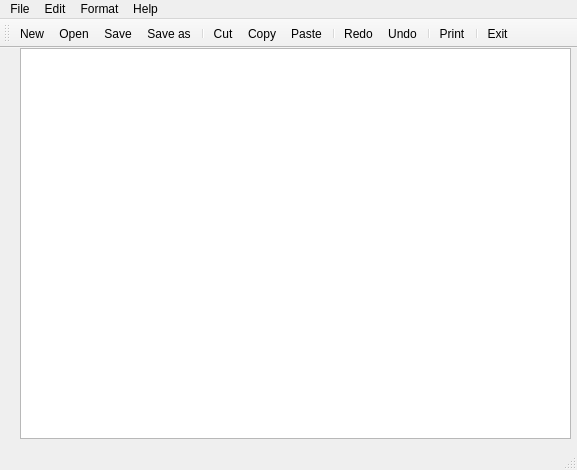
<?xml version="1.0" encoding="UTF-8"?>
<ui version="4.0">
 <class>Notepad</class>
 <widget class="QMainWindow" name="Notepad">
  <property name="geometry">
   <rect>
    <x>0</x>
    <y>0</y>
    <width>577</width>
    <height>470</height>
   </rect>
  </property>
  <property name="windowTitle">
   <string>Notepad</string>
  </property>
  <property name="windowIcon">
   <iconset resource="resouce.qrc">
    <normaloff>:/resouce/rec/notepad.jpg</normaloff>:/resouce/rec/notepad.jpg</iconset>
  </property>
  <widget class="QWidget" name="centralWidget">
   <widget class="QTextEdit" name="textEdit">
    <property name="geometry">
     <rect>
      <x>20</x>
      <y>0</y>
      <width>551</width>
      <height>391</height>
     </rect>
    </property>
    <property name="html">
     <string>&lt;!DOCTYPE HTML PUBLIC &quot;-//W3C//DTD HTML 4.0//EN&quot; &quot;http://www.w3.org/TR/REC-html40/strict.dtd&quot;&gt;
&lt;html&gt;&lt;head&gt;&lt;meta name=&quot;qrichtext&quot; content=&quot;1&quot; /&gt;&lt;style type=&quot;text/css&quot;&gt;
p, li { white-space: pre-wrap; }
&lt;/style&gt;&lt;/head&gt;&lt;body style=&quot; font-family:'MS Shell Dlg 2'; font-size:8.25pt; font-weight:400; font-style:normal;&quot;&gt;
&lt;p style=&quot;-qt-paragraph-type:empty; margin-top:0px; margin-bottom:0px; margin-left:0px; margin-right:0px; -qt-block-indent:0; text-indent:0px;&quot;&gt;&lt;br /&gt;&lt;/p&gt;&lt;/body&gt;&lt;/html&gt;</string>
    </property>
   </widget>
  </widget>
  <widget class="QMenuBar" name="menuBar">
   <property name="geometry">
    <rect>
     <x>0</x>
     <y>0</y>
     <width>577</width>
     <height>21</height>
    </rect>
   </property>
   <widget class="QMenu" name="menuFile">
    <property name="title">
     <string>File</string>
    </property>
    <addaction name="actionNew"/>
    <addaction name="actionOpen"/>
    <addaction name="separator"/>
    <addaction name="separator"/>
    <addaction name="actionSave"/>
    <addaction name="actionSave_as"/>
    <addaction name="actionPrint"/>
    <addaction name="separator"/>
    <addaction name="separator"/>
    <addaction name="actionExit"/>
   </widget>
   <widget class="QMenu" name="menuEdit">
    <property name="title">
     <string>Edit</string>
    </property>
    <addaction name="actionCut"/>
    <addaction name="actionCopy"/>
    <addaction name="actionPaste"/>
    <addaction name="separator"/>
    <addaction name="separator"/>
    <addaction name="actionRedo"/>
    <addaction name="actionUndo"/>
   </widget>
   <widget class="QMenu" name="menuFormat">
    <property name="title">
     <string>Format</string>
    </property>
    <addaction name="actionFont"/>
    <addaction name="actionColor"/>
    <addaction name="actionBackground_Color"/>
    <addaction name="actionBackground_Color_Edit_Text"/>
   </widget>
   <widget class="QMenu" name="menuHelp">
    <property name="title">
     <string>Help</string>
    </property>
   </widget>
   <addaction name="menuFile"/>
   <addaction name="menuEdit"/>
   <addaction name="menuFormat"/>
   <addaction name="menuHelp"/>
  </widget>
  <widget class="QToolBar" name="mainToolBar">
   <attribute name="toolBarArea">
    <enum>TopToolBarArea</enum>
   </attribute>
   <attribute name="toolBarBreak">
    <bool>false</bool>
   </attribute>
   <addaction name="actionNew"/>
   <addaction name="actionOpen"/>
   <addaction name="actionSave"/>
   <addaction name="actionSave_as"/>
   <addaction name="separator"/>
   <addaction name="actionCut"/>
   <addaction name="actionCopy"/>
   <addaction name="actionPaste"/>
   <addaction name="separator"/>
   <addaction name="actionRedo"/>
   <addaction name="actionUndo"/>
   <addaction name="separator"/>
   <addaction name="actionPrint"/>
   <addaction name="separator"/>
   <addaction name="actionExit"/>
  </widget>
  <widget class="QStatusBar" name="statusBar"/>
  <action name="actionNew">
   <property name="icon">
    <iconset resource="resouce.qrc">
     <normaloff>:/resouce/rec/new.png</normaloff>:/resouce/rec/new.png</iconset>
   </property>
   <property name="text">
    <string>New</string>
   </property>
   <property name="shortcut">
    <string>Ctrl+N</string>
   </property>
  </action>
  <action name="actionOpen">
   <property name="icon">
    <iconset resource="resouce.qrc">
     <normaloff>:/resouce/rec/open.ioc</normaloff>:/resouce/rec/open.ioc</iconset>
   </property>
   <property name="text">
    <string>Open</string>
   </property>
   <property name="shortcut">
    <string>Ctrl+O</string>
   </property>
  </action>
  <action name="actionSave">
   <property name="icon">
    <iconset resource="resouce.qrc">
     <normaloff>:/resouce/rec/save.png</normaloff>:/resouce/rec/save.png</iconset>
   </property>
   <property name="text">
    <string>Save</string>
   </property>
   <property name="shortcut">
    <string>Ctrl+S</string>
   </property>
  </action>
  <action name="actionPrint">
   <property name="icon">
    <iconset resource="resouce.qrc">
     <normaloff>:/resouce/rec/mayin.png</normaloff>:/resouce/rec/mayin.png</iconset>
   </property>
   <property name="text">
    <string>Print</string>
   </property>
  </action>
  <action name="actionSave_as">
   <property name="icon">
    <iconset resource="resouce.qrc">
     <normaloff>:/resouce/rec/1600.png</normaloff>:/resouce/rec/1600.png</iconset>
   </property>
   <property name="text">
    <string>Save as</string>
   </property>
   <property name="shortcut">
    <string>Ctrl+Alt+S</string>
   </property>
  </action>
  <action name="actionCut">
   <property name="icon">
    <iconset resource="resouce.qrc">
     <normaloff>:/resouce/rec/cut.png</normaloff>:/resouce/rec/cut.png</iconset>
   </property>
   <property name="text">
    <string>Cut</string>
   </property>
   <property name="shortcut">
    <string>Ctrl+X</string>
   </property>
  </action>
  <action name="actionCopy">
   <property name="icon">
    <iconset resource="resouce.qrc">
     <normaloff>:/resouce/rec/copy-512.jpg</normaloff>:/resouce/rec/copy-512.jpg</iconset>
   </property>
   <property name="text">
    <string>Copy</string>
   </property>
   <property name="shortcut">
    <string>Ctrl+C</string>
   </property>
  </action>
  <action name="actionPaste">
   <property name="icon">
    <iconset resource="resouce.qrc">
     <normaloff>:/resouce/rec/paste.png</normaloff>:/resouce/rec/paste.png</iconset>
   </property>
   <property name="text">
    <string>Paste</string>
   </property>
   <property name="shortcut">
    <string>Ctrl+V</string>
   </property>
  </action>
  <action name="actionRedo">
   <property name="icon">
    <iconset resource="resouce.qrc">
     <normaloff>:/resouce/rec/Redo.png</normaloff>:/resouce/rec/Redo.png</iconset>
   </property>
   <property name="text">
    <string>Redo</string>
   </property>
   <property name="shortcut">
    <string>Ctrl+Y</string>
   </property>
  </action>
  <action name="actionUndo">
   <property name="icon">
    <iconset resource="resouce.qrc">
     <normaloff>:/resouce/rec/undo.ico</normaloff>:/resouce/rec/undo.ico</iconset>
   </property>
   <property name="text">
    <string>Undo</string>
   </property>
   <property name="shortcut">
    <string>Ctrl+Z</string>
   </property>
  </action>
  <action name="actionExit">
   <property name="icon">
    <iconset resource="resouce.qrc">
     <normaloff>:/resouce/rec/Hopstarter-Sleek-Xp-Basic-Close.ico</normaloff>:/resouce/rec/Hopstarter-Sleek-Xp-Basic-Close.ico</iconset>
   </property>
   <property name="text">
    <string>Exit</string>
   </property>
  </action>
  <action name="actionFont">
   <property name="text">
    <string>Font</string>
   </property>
  </action>
  <action name="actionColor">
   <property name="text">
    <string>Color</string>
   </property>
  </action>
  <action name="actionBackground_Color">
   <property name="text">
    <string>Background Color</string>
   </property>
  </action>
  <action name="actionBackground_Color_Edit_Text">
   <property name="text">
    <string>Background Color Edit Text</string>
   </property>
  </action>
 </widget>
 <layoutdefault spacing="6" margin="11"/>
 <resources>
  <include location="resouce.qrc"/>
 </resources>
 <connections/>
</ui>
